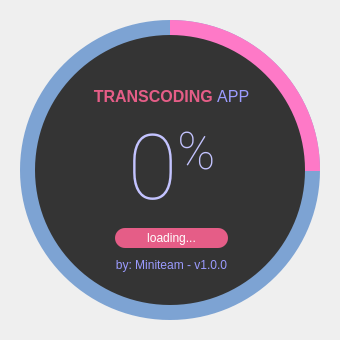
<?xml version="1.0" encoding="UTF-8"?>
<ui version="4.0">
 <class>SplashScreen</class>
 <widget class="QMainWindow" name="SplashScreen">
  <property name="geometry">
   <rect>
    <x>0</x>
    <y>0</y>
    <width>340</width>
    <height>340</height>
   </rect>
  </property>
  <property name="windowTitle">
   <string>MainWindow</string>
  </property>
  <widget class="QWidget" name="centralwidget">
   <widget class="QFrame" name="circularProgressBarBase">
    <property name="geometry">
     <rect>
      <x>10</x>
      <y>10</y>
      <width>320</width>
      <height>320</height>
     </rect>
    </property>
    <property name="frameShape">
     <enum>QFrame::NoFrame</enum>
    </property>
    <property name="frameShadow">
     <enum>QFrame::Raised</enum>
    </property>
    <widget class="QFrame" name="circularProgress">
     <property name="geometry">
      <rect>
       <x>10</x>
       <y>10</y>
       <width>300</width>
       <height>300</height>
      </rect>
     </property>
     <property name="styleSheet">
      <string notr="true">QFrame{
	border-radius: 150px;
	background-color: qconicalgradient(cx:0.5, cy:0.5, angle:90, stop:0.749 rgba(255, 0, 127, 0), stop:0.750 rgba(254, 121, 199, 255));
}</string>
     </property>
     <property name="frameShape">
      <enum>QFrame::NoFrame</enum>
     </property>
     <property name="frameShadow">
      <enum>QFrame::Raised</enum>
     </property>
    </widget>
    <widget class="QFrame" name="circularBg">
     <property name="geometry">
      <rect>
       <x>10</x>
       <y>10</y>
       <width>300</width>
       <height>300</height>
      </rect>
     </property>
     <property name="styleSheet">
      <string notr="true">QFrame{
	border-radius: 150px;
	background-color: rgba(122, 161, 210, 250); 
}</string>
     </property>
     <property name="frameShape">
      <enum>QFrame::NoFrame</enum>
     </property>
     <property name="frameShadow">
      <enum>QFrame::Raised</enum>
     </property>
    </widget>
    <widget class="QFrame" name="container">
     <property name="geometry">
      <rect>
       <x>25</x>
       <y>25</y>
       <width>270</width>
       <height>270</height>
      </rect>
     </property>
     <property name="styleSheet">
      <string notr="true">QFrame{
	border-radius: 135px;
	background-color: rgb(52, 52, 52);
}</string>
     </property>
     <property name="frameShape">
      <enum>QFrame::NoFrame</enum>
     </property>
     <property name="frameShadow">
      <enum>QFrame::Raised</enum>
     </property>
     <widget class="QWidget" name="layoutWidget">
      <property name="geometry">
       <rect>
        <x>40</x>
        <y>50</y>
        <width>193</width>
        <height>191</height>
       </rect>
      </property>
      <layout class="QGridLayout" name="gridLayout">
       <item row="0" column="0">
        <widget class="QLabel" name="labelTitle">
         <property name="font">
          <font>
           <family>Segoe UI</family>
           <pointsize>12</pointsize>
          </font>
         </property>
         <property name="styleSheet">
          <string notr="true">background-color: none;
color: rgb(155, 155, 255);</string>
         </property>
         <property name="text">
          <string>&lt;html&gt;&lt;head/&gt;&lt;body&gt;&lt;p&gt;&lt;span style=&quot; font-weight:600; color:#e55d87;&quot;&gt;TRANSCODING &lt;/span&gt;APP&lt;/p&gt;&lt;/body&gt;&lt;/html&gt;</string>
         </property>
         <property name="alignment">
          <set>Qt::AlignCenter</set>
         </property>
        </widget>
       </item>
       <item row="1" column="0">
        <widget class="QLabel" name="labelPercentage">
         <property name="font">
          <font>
           <family>Roboto Thin</family>
           <pointsize>68</pointsize>
          </font>
         </property>
         <property name="styleSheet">
          <string notr="true">background-color: none;
color: rgb(195, 195, 255);</string>
         </property>
         <property name="text">
          <string>&lt;p&gt;&lt;span style=&quot; font-size:68pt;&quot;&gt;0&lt;/span&gt;&lt;span style=&quot; font-size:58pt; vertical-align:super;&quot;&gt;%&lt;/span&gt;&lt;/p&gt;</string>
         </property>
         <property name="alignment">
          <set>Qt::AlignCenter</set>
         </property>
        </widget>
       </item>
       <item row="2" column="0">
        <widget class="QLabel" name="labelLoadingInfo">
         <property name="minimumSize">
          <size>
           <width>0</width>
           <height>20</height>
          </size>
         </property>
         <property name="maximumSize">
          <size>
           <width>16777215</width>
           <height>20</height>
          </size>
         </property>
         <property name="font">
          <font>
           <family>Segoe UI</family>
           <pointsize>9</pointsize>
          </font>
         </property>
         <property name="styleSheet">
          <string notr="true">QLabel{
	border-radius: 10px;	
	background-color: rgb(229, 93, 135);
	color: #FFFFFF;
	margin-left: 40px;
	margin-right: 40px;
}</string>
         </property>
         <property name="frameShape">
          <enum>QFrame::NoFrame</enum>
         </property>
         <property name="text">
          <string>loading...</string>
         </property>
         <property name="alignment">
          <set>Qt::AlignCenter</set>
         </property>
        </widget>
       </item>
       <item row="3" column="0">
        <widget class="QLabel" name="labelCredits">
         <property name="font">
          <font>
           <family>Segoe UI</family>
           <pointsize>9</pointsize>
          </font>
         </property>
         <property name="styleSheet">
          <string notr="true">background-color: none;
color: rgb(155, 155, 255);</string>
         </property>
         <property name="text">
          <string>by: Miniteam - v1.0.0</string>
         </property>
         <property name="alignment">
          <set>Qt::AlignCenter</set>
         </property>
        </widget>
       </item>
      </layout>
     </widget>
    </widget>
    <zorder>circularBg</zorder>
    <zorder>circularProgress</zorder>
    <zorder>container</zorder>
   </widget>
  </widget>
 </widget>
 <resources/>
 <connections/>
</ui>
